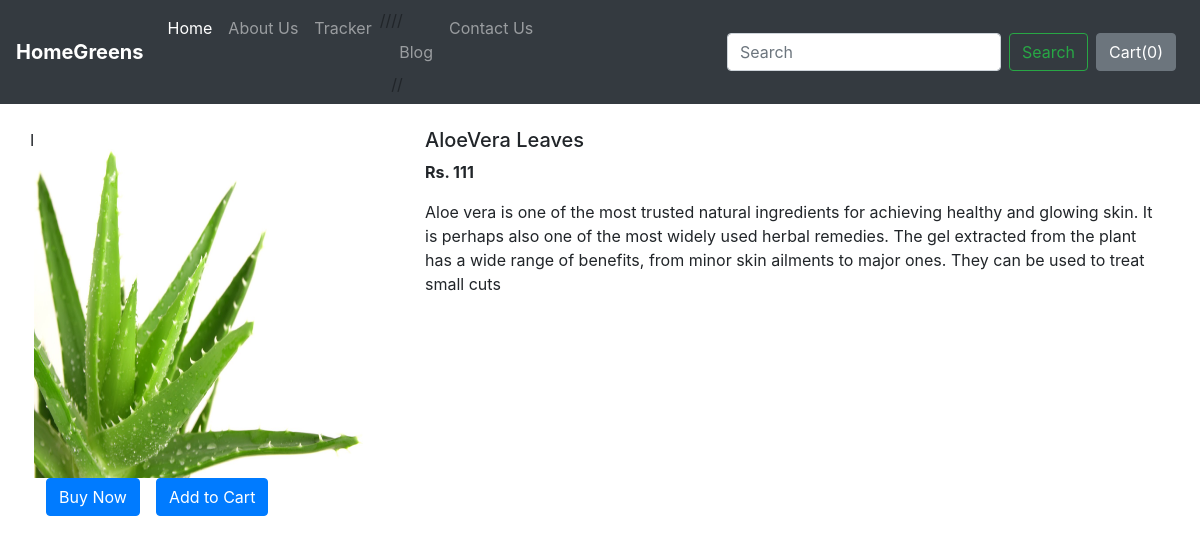
The page /shop/products/8 on the database its author committed.
### shop/models.py (models this page shows)
class Product(models.Model):
    product_id = models.AutoField
    product_name=models.CharField(max_length=50)
    category=models.CharField(max_length=50,default="")
    subcategory=models.CharField(max_length=50,default="")
    price=models.IntegerField(default=0)
    desc=models.CharField(max_length=300)
    pub_date=models.DateField()
    image=models.ImageField(upload_to="shop/images", default="")
    def __str__(self):
        return self.product_name

### shop/views.py (the view)
# urls.py: path('products/<int:myid>', views.ProdView,name="ProductView"),
def ProdView(request, myid):
    product=Product.objects.filter(id=myid)
    print(product)
    return render(request,"shop/prodview.html",{'product':product[0]})

### shop/templates/shop/prodview.html (shortened to what this page needs)
{% extends 'shop/basic.html' %}
{% block body %}
<div class="container my-4">
    <div class="row">
        <div class="col-md-4">
            <div class="row">
            I   <img src='/media/{{product.image}}' width="350px" height="350px">
            </div>
        <div class="row">
            <button class="btn btn-primary mx-3">Buy Now</button>
            <button class="btn btn-primary ">Add to Cart</button>
        </div>
    </div>
        <div class='col-md-8'>
            <h5>{{product.product_name}}</h5>
            <p><b>Rs. {{product.price}}</b></p>
            <p>{{product.desc}}</p>
        </div>
    </div>
</div>
{% endblock %}

### rows shown on the page
Product: image (picture), product_name "AloeVera Leaves", price "111", desc "Aloe vera is one of the most trusted natural ingredients for achieving healthy and glowing skin. It is perhaps also one of the most widely used herbal remedies. The gel extracted from the plant has a wide range of benefits, from minor skin ailments to major ones. They can be used to treat small cuts"
